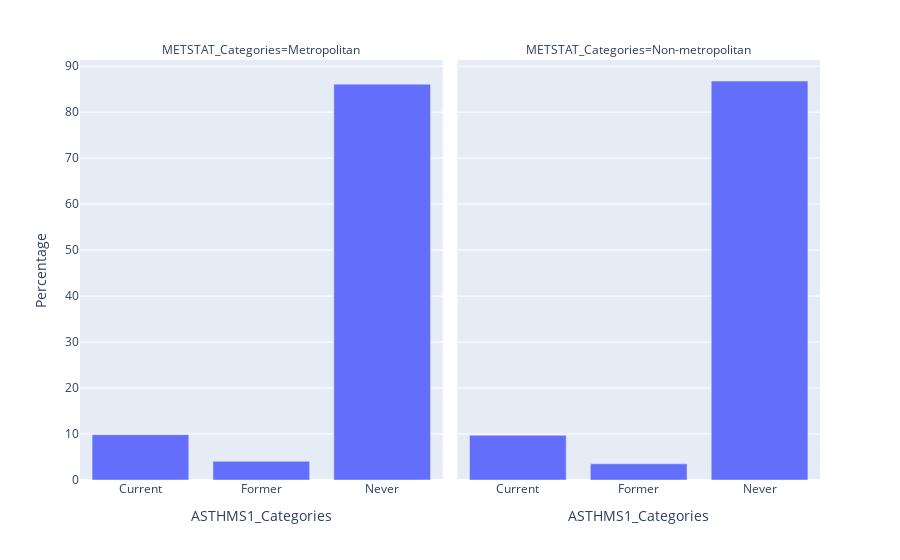

Notebook cell for this chart:
### Code cell
px.bar(df_Met_Asth, x="ASTHMS1_Categories", y = "Percentage", facet_col= "METSTAT_Categories" )

### Figure 1 — Plotly figure (JSON) as saved in the notebook; plotly's stock layout.template omitted (floating-point values rounded to 4 significant figures)
{"data": [{"alignmentgroup": "True", "hovertemplate": "METSTAT_Categories=Metropolitan<br>ASTHMS1_Categories=%{x}<br>Percentage=%{y}<extra></extra>", "legendgroup": "", "marker": {"color": "#636efa", "pattern": {"shape": ""}}, "name": "", "offsetgroup": "", "orientation": "v", "showlegend": false, "textposition": "auto", "type": "bar", "x": ["Current", "Former", "Never"], "xaxis": "x", "y": [9.86, 4.06, 86.09], "yaxis": "y"}, {"alignmentgroup": "True", "hovertemplate": "METSTAT_Categories=Non-metropolitan<br>ASTHMS1_Categories=%{x}<br>Percentage=%{y}<extra></extra>", "legendgroup": "", "marker": {"color": "#636efa", "pattern": {"shape": ""}}, "name": "", "offsetgroup": "", "orientation": "v", "showlegend": false, "textposition": "auto", "type": "bar", "x": ["Current", "Former", "Never"], "xaxis": "x2", "y": [9.71, 3.51, 86.78], "yaxis": "y2"}], "layout": {"annotations": [{"font": {}, "showarrow": false, "text": "METSTAT_Categories=Metropolitan", "x": 0.245, "xanchor": "center", "xref": "paper", "y": 1, "yanchor": "bottom", "yref": "paper"}, {"font": {}, "showarrow": false, "text": "METSTAT_Categories=Non-metropolitan", "x": 0.755, "xanchor": "center", "xref": "paper", "y": 1, "yanchor": "bottom", "yref": "paper"}], "barmode": "relative", "legend": {"tracegroupgap": 0}, "margin": {"t": 60}, "xaxis": {"anchor": "y", "domain": [0, 0.49], "title": {"text": "ASTHMS1_Categories"}}, "xaxis2": {"anchor": "y2", "domain": [0.51, 1], "matches": "x", "title": {"text": "ASTHMS1_Categories"}}, "yaxis": {"anchor": "x", "domain": [0, 1], "title": {"text": "Percentage"}}, "yaxis2": {"anchor": "x2", "domain": [0, 1], "matches": "y", "showticklabels": false}}}
